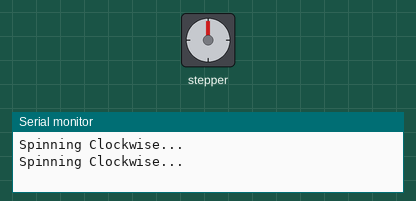
Recording of a sketch running on a simulated ESP32. On the bench: stepper motor, the last lines printed to the serial monitor. Wiring (inferred from the names in the program): stepper motor driver (2000 steps per turn assumed): step GPIO 14; direction GPIO 12.

Above: at 2.1 s.
At 18.2 s:
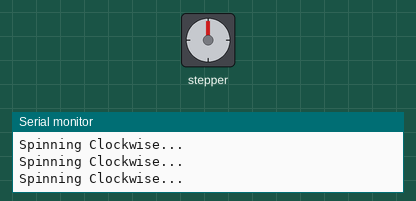
At 20.2 s:
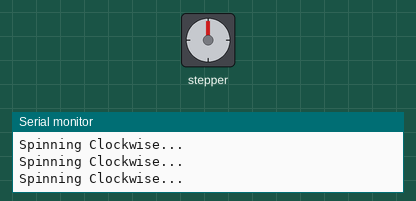
At 36.3 s:
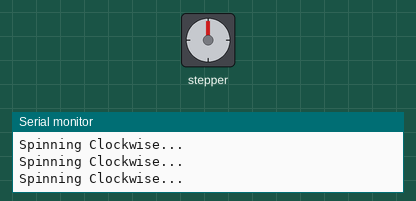
Timing chart, 0 to 40.0 s (numbered marks = the images above):
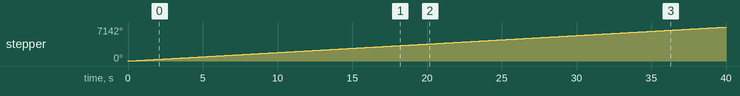

Measured:
- by itself, stepper: keeps turning clockwise at about 179°/s

The sketch:

esp32_drv44810s_stepperMotor.ino
```cpp
const int DIR = 12; // direction pin
const int STEP = 14; // step pin
const int  steps_per_rev = 2000; // no of step to complete 1 revolution

void setup()
{
  Serial.begin(115200);
  pinMode(STEP, OUTPUT);
  pinMode(DIR, OUTPUT);
}
void loop()
{
  digitalWrite(DIR, HIGH); // direction = high = clockwise
  Serial.println("Spinning Clockwise...");

  for(int i = 0; i<steps_per_rev; i++)
  {
    digitalWrite(STEP, HIGH);
    delayMicroseconds(500); // controlling this delay adjust the speed
    digitalWrite(STEP, LOW); // faster high to low & low to high = faster the step = faster it moves
    delayMicroseconds(500);
  }
  // delay(1000);

  // digitalWrite(DIR, LOW); // direction = low = anti-clockwise
  // Serial.println("Spinning Anti-Clockwise...");

  // for(int i = 0; i<steps_per_rev; i++)
  // {
  //   digitalWrite(STEP, HIGH);
  //   delayMicroseconds(1000);
  //   digitalWrite(STEP, LOW);
  //   delayMicroseconds(1000);
  // }
  // delay(1000);
}
```
